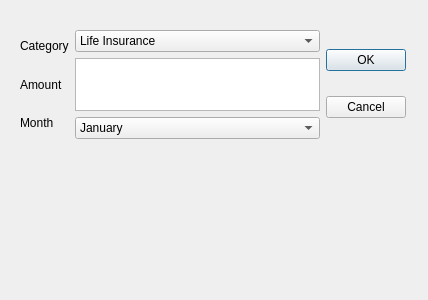
<?xml version="1.0" encoding="UTF-8"?>
<ui version="4.0">
 <class>addExpenseY</class>
 <widget class="QDialog" name="addExpenseY">
  <property name="geometry">
   <rect>
    <x>0</x>
    <y>0</y>
    <width>428</width>
    <height>300</height>
   </rect>
  </property>
  <property name="windowTitle">
   <string>Dialog</string>
  </property>
  <widget class="QWidget" name="layoutWidget_2">
   <property name="geometry">
    <rect>
     <x>20</x>
     <y>30</y>
     <width>386</width>
     <height>109</height>
    </rect>
   </property>
   <layout class="QHBoxLayout" name="horizontalLayout_3">
    <item>
     <layout class="QHBoxLayout" name="horizontalLayout_4">
      <item>
       <layout class="QVBoxLayout" name="verticalLayout_4">
        <item>
         <widget class="QLabel" name="label_4">
          <property name="text">
           <string>Category</string>
          </property>
         </widget>
        </item>
        <item>
         <widget class="QLabel" name="label_5">
          <property name="text">
           <string>Amount</string>
          </property>
         </widget>
        </item>
        <item>
         <widget class="QLabel" name="label_6">
          <property name="text">
           <string>Month</string>
          </property>
         </widget>
        </item>
       </layout>
      </item>
      <item>
       <layout class="QVBoxLayout" name="verticalLayout_5">
        <item>
         <widget class="QComboBox" name="comboBox_3">
          <item>
           <property name="text">
            <string>Life Insurance</string>
           </property>
          </item>
          <item>
           <property name="text">
            <string>Car Insurance</string>
           </property>
          </item>
          <item>
           <property name="text">
            <string>Health Insurance</string>
           </property>
          </item>
          <item>
           <property name="text">
            <string>Gifts</string>
           </property>
          </item>
          <item>
           <property name="text">
            <string>Clothing</string>
           </property>
          </item>
          <item>
           <property name="text">
            <string>Home/Renovations</string>
           </property>
          </item>
          <item>
           <property name="text">
            <string>Student Loans</string>
           </property>
          </item>
          <item>
           <property name="text">
            <string>Tuition Fee</string>
           </property>
          </item>
         </widget>
        </item>
        <item>
         <widget class="QTextEdit" name="textEdit_2"/>
        </item>
        <item>
         <widget class="QComboBox" name="comboBox_4">
          <item>
           <property name="text">
            <string>January</string>
           </property>
          </item>
          <item>
           <property name="text">
            <string>February</string>
           </property>
          </item>
          <item>
           <property name="text">
            <string>March</string>
           </property>
          </item>
          <item>
           <property name="text">
            <string>April</string>
           </property>
          </item>
          <item>
           <property name="text">
            <string>May</string>
           </property>
          </item>
          <item>
           <property name="text">
            <string>June</string>
           </property>
          </item>
          <item>
           <property name="text">
            <string>July</string>
           </property>
          </item>
          <item>
           <property name="text">
            <string>August</string>
           </property>
          </item>
          <item>
           <property name="text">
            <string>September</string>
           </property>
          </item>
          <item>
           <property name="text">
            <string>October</string>
           </property>
          </item>
          <item>
           <property name="text">
            <string>November</string>
           </property>
          </item>
          <item>
           <property name="text">
            <string>December</string>
           </property>
          </item>
         </widget>
        </item>
       </layout>
      </item>
     </layout>
    </item>
    <item>
     <layout class="QVBoxLayout" name="verticalLayout_6">
      <item>
       <widget class="QPushButton" name="pushButton_3">
        <property name="text">
         <string>OK</string>
        </property>
       </widget>
      </item>
      <item>
       <widget class="QPushButton" name="pushButton_4">
        <property name="text">
         <string>Cancel</string>
        </property>
       </widget>
      </item>
     </layout>
    </item>
   </layout>
  </widget>
 </widget>
 <resources/>
 <connections/>
</ui>
